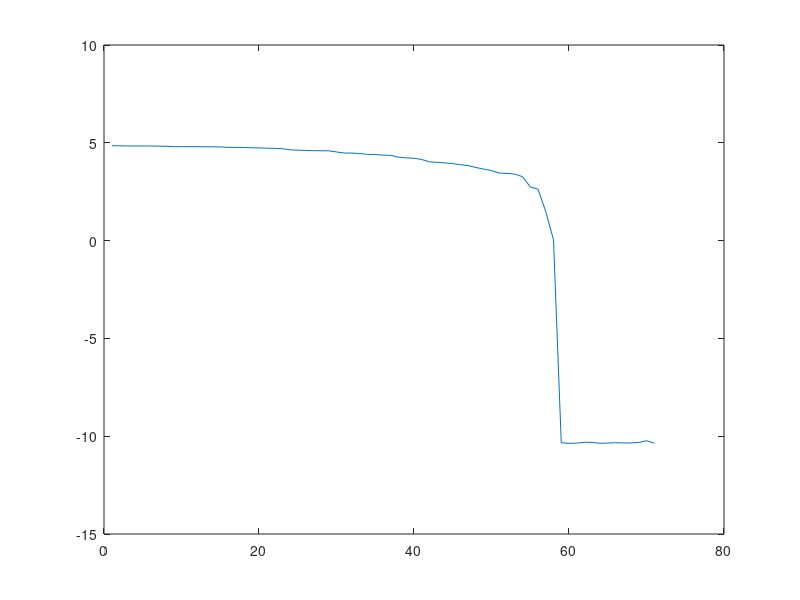
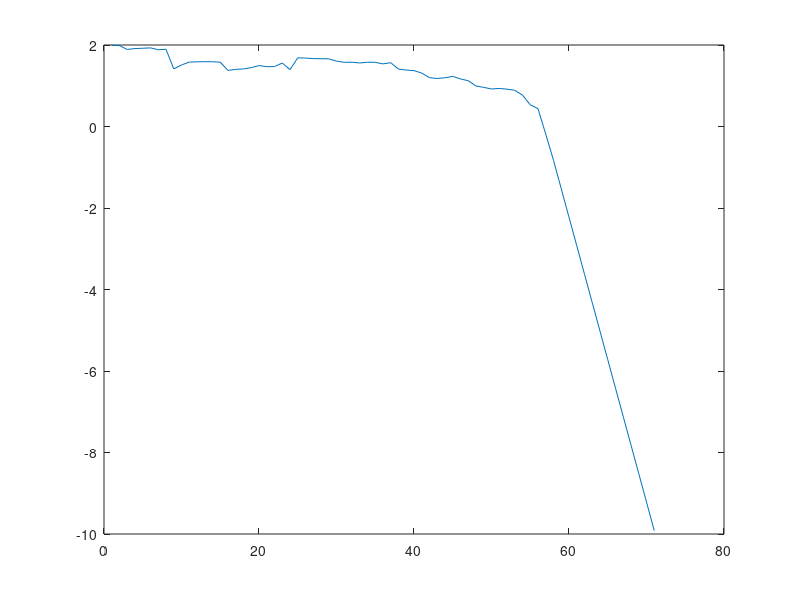

Write the MATLAB code that produced these figures, in order.
%%
clear;
load('A.mat');
load('b.mat');
load('lambda.mat');
load('mu.mat');
load('P.mat');
load('q.mat');
load('x_0.mat');


% [n,m] = size(A);
maxIter = 100;
objFun = @(x)0.5 * x'*P*x + q'*x;
objPhi = @(x)-1*sum(log(x));
gradFun = @(x)P*x + q;
gradPhi = @(x)-1 * 1./x;
hessianFun = @(x)P;
hessianPhi = @(x)diag(1./x.^2);

hessianBar = @(x,t)t * hessianFun(x) + hessianPhi(x);
gradBar = @(x,t) t*gradFun(x) + gradPhi(x);
objBar = @(x,t) t*objFun(x) + objPhi(x);




xList = [];
gradList = [];
tList = [];                 
vList = [];
objValueList = [];

etaList = [];
resNormList = [];



xk = x_0;
TOL = 1e-10;
[m,n] = size(A);

t = 1;

for i = 1:maxIter
    revisedKKTMatrix = [P,-1 * eye(n),A'; diag(lambda),diag(xk),zeros(n,m);A,zeros(m,n),zeros(m)];
    resDual = q + P*xk - lambda + A'*mu; resCentral = diag(lambda)*xk - 1/t * ones(n,1); resPrimal = A*xk - b;
    % resvector = [q + P*xk - lambda + A'*mu; diag(lambda)*x - 1/t * ones(n,1); A*x - b];
    etaEs = lambda' * xk;
    if( abs(etaEs) < TOL && norm(resDual) < TOL && norm(resPrimal) < TOL)
        break;
    end
    etaList = [etaList,etaEs]; resNormList = [resNormList,norm([norm(resDual),norm(resPrimal)])]; 
    resvector = [resDual;resCentral;resPrimal];
    delta = linsolve(revisedKKTMatrix,-1 * resvector);
    deltaX = delta(1:n); deltaLambda = delta((n+1):(2*n)); deltaMu = delta((2*n+1):end);
    indexX = deltaX < 0 & xk > 0;
    temp1 = min(abs(xk(indexX)./deltaX(indexX)));
    indexLambda = deltaLambda < 0 & lambda > 0;
    temp2 = min(abs(lambda(indexLambda)./deltaLambda(indexLambda)));
    searchT = 0.99 * max([temp1,temp2]);
    searchT = min(searchT,1);
    xk = xk + searchT * deltaX;
    lambda = lambda + searchT * deltaLambda;
    mu = mu + searchT * deltaMu;
    t = abs(10 * m / (lambda' * xk));
end

disp('the iteration number is ');
disp(i);
%%
figure;
plot(log10(resNormList));
%%
figure;
plot(log10(etaList));






% for j = 1:maxIter
%     tempObj = @(x)objBar(x,t);
%     for k = 1:maxIter
%         [descentDirection,v] = solveKKTMatrix(hessianBar(xk,t),A,gradBar(xk,t),0);
%         [objValue,xk,stept,iterNum,flag] = backTrackingLineSearch(tempObj,xk,descentDirection,gradBar(xk,t));
%         xList = [xList,xk];
%         tList = [tList,stept];
%         vList = [vList,v];
%         objValueList = [objValueList,objValue];
%         tempRes = dot(gradBar(xk,t),descentDirection);
%         if(0.5 * abs(dot(gradBar(xk,t),descentDirection)) < 1e-8)
%             break;
%         end
%     end
%     iterationList(j) = k;
%     dualIntervalList(j) = m/t;
%     if(m / t < TOL)
%         break;
%     end
%     t = t * miu;
% end

% disp('the iteration number is ');
% disp(j);
% postProcessing;











